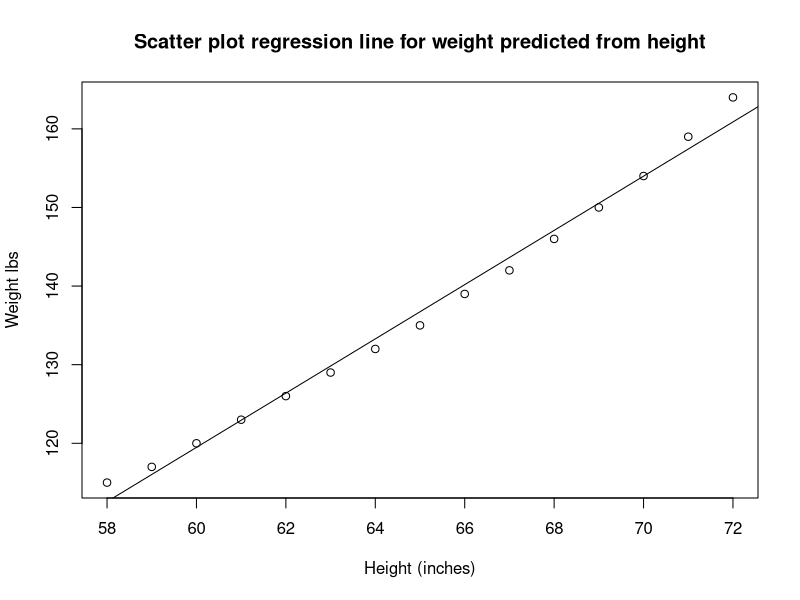

The R script that drew this image:
women_data <- women 
#predict weight from height 
# height - continuous independent 
# weight = continuous dependent 
#syntax is y ~ x + z  + w
attach(women_data)
simple_linear_model <- lm(weight ~ height, women_data)
simple_linear_model

#weight = ~87.52 + 3.45 * height

#plot dependent var on y-axis
# and independent var on x- axis
plot(height, 
     weight,
     xlab = "Height (inches)",
     ylab = "Weight lbs", 
     main = "Scatter plot regression line for weight predicted from height" )
abline(simple_linear_model)

summary(simple_linear_model)

#h0 - no relationship between x and y 
#h1 - there is a relationship between x and y

#correlation coefficient between height and weight 
# -1 perfect negative corr
# -02 < x < 0.2 = most of the variation is not 
# explanable by the independent variable
# +1 = perfect positive correlation

confint(simple_linear_model)
cor(height, weight)

#goodness of fit 
summary(simple_linear_model)
